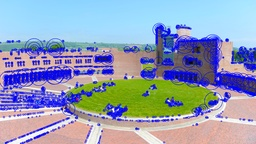
#> input picture a1/circles_only_blue.jpg, 256 x 144 px, shrunk from 1920 x 1080 before the run
$ python aa2.py --file circles_only_blue.jpg
#> lines starting #> are read from the running program, lines starting #| are printed output that depends on the picture
#!/usr/bin/env python3
# coding: utf-8

from functools import *
import numpy as np
import matplotlib.pyplot as plt
import seaborn as sns
import cv2
import math
import argparse

#from Lab_MV_04_Interest_points import *

# This is really not used
GAUSSIAN_ADD = 0

# The threshold value for non-maxima suppression
THRESHOLD = 10

# This will be overwritten by argument parser
g_filename = 'Assignment_MV_1_image.png'

"""
This function just loads teh image
"""
def load_original_image()->np.ndarray:
    global g_filename
    return cv2.imread(g_filename)

"""
This function loads the image and converts it to grayscale
"""
def load_image_and_convert_to_grayscale()->np.ndarray:
    """
    Open the image and convert to grayscale
    """
    image = load_original_image()
#> in load_original_image, returned value is the input picture: shape (144, 256, 3); mean B, G, R 183.2, 158.7, 147.5
    image_gray = cv2.cvtColor(image, cv2.COLOR_BGR2GRAY)
    image_gray = np.float32(image_gray)
    return image_gray

"""
Display a single image using cv2.imshow
"""
# [6 lines left out: function display_image, not called in this run]


"""
Given an array of images, show all the images in the same window.
There are additional arrays which contains the titles for each image
"""
def display_images_meshgrid(\
        images:list,\
        gray=True, \
        title_arr=None,\
        suptitle=None)->None:
    """
    Display multiple images side by side
    Images are in form of a list of np.ndarray
    """
    n_images = len(images)
    rows = math.ceil(math.sqrt(n_images))
    cols = math.ceil(n_images / rows)
    fig, ax = plt.subplots(rows, cols)
    if None != suptitle:
        fig.suptitle(suptitle)
    index = -1
    for r in range(rows):
        for c in range(cols):
            index += 1
            if index >= len(images):
                return
            image = images[index]
            arr = np.asarray(image)
            if rows >= 2 and cols >= 2:
                tax = ax[r][c]
            elif rows >= 2 or cols >= 2:
                tax = ax[index-1]
            else:
                tax = ax
            if gray:
                tax.imshow(arr, cmap='gray')#, vmin=0, vmax=255)
            else:
                tax.imshow(arr)
            if title_arr:
                tax.title.set_text(title_arr[index])
    return

GAUSSIAN_KERNEL_SIZE_MULTIPLIER = 3
"""
Given a sigma, return a gaussian smoothing kernel of the appropriate size
"""
def get_gaussian_smoothing_kernel(sigma:float)->np.ndarray:
    p_x, p_y = np.meshgrid(\
           np.arange(-GAUSSIAN_KERNEL_SIZE_MULTIPLIER * sigma, \
                GAUSSIAN_KERNEL_SIZE_MULTIPLIER * sigma),\
           np.arange(-GAUSSIAN_KERNEL_SIZE_MULTIPLIER * sigma,\
                GAUSSIAN_KERNEL_SIZE_MULTIPLIER * sigma))
    return np.exp(-(p_x**2 + p_y**2) / (2 * sigma**2)) / (2 * np.pi * sigma**2)

"""
Get 12 gaussian smoothing kernels with different sigmas
where sigma = (2 ** (k/2)), k = 0,1,...,11
"""
def get_twelve_smoothed_images(image:np.ndarray)->tuple:
    sigma_arr = []
    images = []
    for k in range(12):
        sigma = (2 ** (k/2))
        sigma_arr.append(sigma)
        g = get_gaussian_smoothing_kernel(sigma)
        im = cv2.filter2D(image.copy(), -1, g)
        images.append(im)
    return images, sigma_arr

"""
Get difference of gaussian images, with different sigma values
"""
def get_difference_of_gaussian_images(images:np.ndarray,\
        sigma_arr:list)->list:
    dog_arr = []
    for i in range(len(images)-1):
        i1, i2 = images[i], images[i+1]
        s1, s2 = sigma_arr[i], sigma_arr[i+1]
        dog = i2 - i1 + GAUSSIAN_ADD
        dog_arr.append({"dog": dog, "sigma1": s1, "sigma2": s2, })
    return dog_arr


"""
This function is called multiple times. It checks if a pixel is maximal
or not.
There is an additional parameter check_same_level
If this parameter is True, then it will check [x,y], if not, it will not
check [x,y]
This is because this will be called thrice for each layer,
1. once for sigma = 2**(k/2)
2. Once for sigma = 2**((k-1)/2)
3. Once for sigma = 2**((k+1)/2)

For 1, check_same_level=False and True otherwise
"""
def is_maximal_pixel(\
        metric:np.ndarray,\
        x:int,\
        y:int,\
        pixel_value:float,\
        T:int,\
        check_same_level:bool=True)->bool:
    try:
        if ((pixel_value > T) and
            (pixel_value > metric[x-1,y-1]) and
            (pixel_value > metric[x-1,y])   and
            (pixel_value > metric[x-1,y+1]) and
            (pixel_value > metric[x,y-1])   and
            (pixel_value > metric[x,y+1])   and
            (pixel_value > metric[x+1,y-1]) and
            (pixel_value > metric[x+1,y])   and
            (pixel_value > metric[x+1,y+1])):
                if check_same_level and pixel_value > metric[x, y]:
                    return True
                elif not check_same_level:
                    return True
                else:
                    return False
        else:
            return False
    except:
        return False
    return False

"""
For a particular level in scale-space, get all non-maxima suppressed pixels
at that level.
This is done by calling is_maximal_pixel for every pixel
"""
def get_non_maxima_suppression_pixels(\
        image:np.ndarray,\
        lower:np.ndarray,\
        higher:np.ndarray,\
        T:int,\
        sigma:list)->list:
    points = []
    for x in range(1,len(image)-1):
        for y in range(1,len(image[0])-1):
            m1, m2, m3 = True, True, True
            if lower is not None:
                m1 = is_maximal_pixel(lower, x, y, image[x, y], T, True)
            if not m1:
                continue
            if higher is not None:
                m3 = is_maximal_pixel(higher, x, y, image[x, y], T, True)
            if not m3:
                continue
            m2 = is_maximal_pixel(image, x, y, image[x, y], T, False)
            if m1 and m2 and m3:
                points.append((x, y, sigma, ))
    return points

"""
Get all keypoints for all levels in scale space
"""
def get_all_non_maxima_suppression_pixels(dog_arr:list, T:int)->list:
    points = []
    for i in range(len(dog_arr)):
        lower = higher = image = None
        x = dog_arr[i]
        image = x["dog"]
        sigma = x["sigma1"]
        if i - 1 >= 0:
            lower = dog_arr[i - 1]["dog"]
        else:
            continue
        if i + 1 < len(dog_arr):
            higher = dog_arr[i + 1]["dog"]
        else:
            continue
        p = get_non_maxima_suppression_pixels(image, lower, higher, T, sigma)
        [points.append(x) for x in p]
        print(f"Finding keypoints: sigma {sigma:2.2f} - {len(points)} points")
    return points

"""
Gets twelve gaussian kernels in the sigma range
For each gaussian kernel, it applies it to the image
It then displays two things:
    1. The Gaussian kernel
    2. The image after application of the gaussian kernel (scale space)
"""
def task_1b():
    images, sigma_arr = get_twelve_smoothed_images(\
            load_image_and_convert_to_grayscale())
#> in load_image_and_convert_to_grayscale, `image_gray = cv2.cvtColor(image, cv2.COLOR_BGR2GRAY)`:
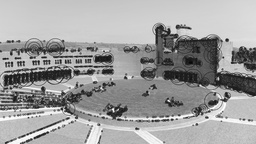
#> image_gray: shape (144, 256); min 8, max 255, mean 158.1
#> in get_twelve_smoothed_images, `sigma_arr = []`: sigma_arr = []
#> after the loop in get_twelve_smoothed_images, `for k in range(12):`: images = 12 items; sigma_arr = [1, 1.41, 2, 2.83, 4, 5.66, 8, 11.31, 16, 22.63, 32, 45.25]
    title_arr = []
    for s in sigma_arr:
        title_arr.append(f"sigma = {s:2.2f}")
    display_images_meshgrid(images, \
            gray=True, title_arr=title_arr, suptitle="Gaussian Smoothed Image")
    gaussian_kernels = []
    for s in sigma_arr:
        gaussian_kernels.append(get_gaussian_smoothing_kernel(s))
    display_images_meshgrid(gaussian_kernels, \
            gray=False, title_arr=title_arr, suptitle="gaussian kernels")
    plt.show()

"""
1. Gets the scale space representation with the gaussian kernel at different
   sigma values applied to the image (same from task 1B)
2. Find the difference of Gaussians
3. Find key-points by using non-maxima suppression with a threshold 10
4. Visualize the key-points by drawing a circle with radius 3 * sigma
"""
def task_2()->list:
    image = load_image_and_convert_to_grayscale()
    save_image = load_original_image()
    images, sigma_arr = get_twelve_smoothed_images(image)

    # This variable controls whether the original image is considered in the
    # scale space or not.
    # For now we set it to false
    include_base_image = False

    if include_base_image:
        new_images = [image.copy()]
        [new_images.append(x) for x in images]
        new_sigma_arr = [0.5]
        [new_sigma_arr.append(s) for s in sigma_arr]
    else:
        new_images = images
        new_sigma_arr = sigma_arr

    # Get the difference of Gaussian by calling this function
    dog_arr = get_difference_of_gaussian_images(new_images, new_sigma_arr)

    # Now display all the difference of Gaussian images. Most of the code here
    # Is to get the right title appended to each dog
    display = []
    display_text = []
    for x in dog_arr:
        dog, s1, s2 = x["dog"], x["sigma1"], x["sigma2"]
        display_text.append(f"{s2} - {s1}")
        display.append(dog)
    display_images_meshgrid(display,\
            True, display_text, "Difference of Gaussian")
    plt.show()

    # Get all key points by non-maxima suppression
    points = get_all_non_maxima_suppression_pixels(dog_arr,\
                GAUSSIAN_ADD+THRESHOLD)
    print(f"Number of points found = {len(points)}")

    # For each of the key points, draw a circle
    for point in points:
        x, y, sigma = point
        x = int(x)
        y = int(y)
        radius = math.floor(3 * sigma)
        cv2.circle(save_image, (y, x,), radius, (255,0,0), 2)

    # Display the image, and also save it to a file
    cv2.imwrite("circles_only.jpg", save_image)
    cv2.imshow("result", save_image)
    cv2.waitKey(0)
    cv2.destroyAllWindows()

    # Return the key points, this will be used by task 3
    return points

"""
Get gaussian derivatives of a list of images in different sigma scales
The output is a list, each element of the list is a tuple.
The first item in the tuple is gx, and the second item in the tuple
is gy
"""
def get_derivative_of_gaussian(gaussian_images:list, sigma_list)->list:
    retval = []
    dx = np.array([[1, 0, -1]])
    dy = dx.T
    for image in gaussian_images:
        gx = cv2.filter2D(image.copy(), -1, dx)
        gy = cv2.filter2D(image.copy(), -1, dy)
        retval.append((gx, gy, ))
    return retval

"""
In task 3C, we need the weights for each pixel to multiply with the magnitude
of each point. This function gives us the weight of each point.
LRU cache is used to memoize the result once it is calculated
"""
@lru_cache
def get_weight(q:int, r:int, sigma:float)->float:
    wqr = np.exp( -(q**2 + r**2) / (9 * sigma**2 / 2 ))
    wqr = wqr / (9 * np.pi * sigma**2 / 2)
    return wqr

"""
For task 3C, this function multiplies the magnitude with the weight
for each point, and then uses this product to bin the angles
and then appends the angle to each key point

The magnitude and angle have already been calculated for all the points
and saved so that they needn't be calculated again and again
"""
def get_augmented_point_with_direction(\
        im:np.ndarray,\
        x:int,\
        y:int,\
        sigma:np.ndarray,\
        m_gx:np.ndarray,\
        m_gy:np.ndarray,\
        m_theta:np.ndarray,\
        m_magnitude:np.ndarray)->tuple:
    hist = [0.0] * 36
    for k in range(-3, 4):
        for j in range(-3, 4):
            q = round(3/2 * k * sigma)
            r = round(3/2 * j * sigma)
            xq = x + q
            yr = y + r
            mqr = m_magnitude[xq, yr]
            tqr = m_theta[xq, yr]
            wqr = get_weight(q, r, sigma)
            i = int(math.floor((tqr + np.pi) / (2 * np.pi / 36)))
            hist[i] += (wqr * mqr)
    thetahat = (2 * np.pi / 36) * (0.5 + np.argmax(np.array(hist))) - np.pi
    return (x, y, sigma, thetahat, )

"""
Display derivative of gaussian kernels
"""
# [10 lines left out: function show_derivative_of_gaussian_images, not called in this run]

"""
Display derivative of gaussian kernels

The cross-ref we create in task_3() comes in very handy as we can just
lookup anything that we have already computed earlier in O(1) time.
"""
def plot_gx_gy(sigma_cross_ref:dict)->None:
    title_arr = []
    gx_arr = []
    gy_arr = []
    for i in sigma_cross_ref.keys():
        title_arr.append(f"sigma = {i:2.2f}")
        gx_arr.append(sigma_cross_ref[i]["gx"])
        gy_arr.append(sigma_cross_ref[i]["gy"])
    display_images_meshgrid(gx_arr, True, title_arr, "gx")
    display_images_meshgrid(gy_arr, True, title_arr, "gy")


def task_3()->tuple:
    # Get the grayscale image
    image = load_image_and_convert_to_grayscale()
    # Also load the original color image, which we will use
    # to draw everything at the end
    save_image = load_original_image()

    # Get the twelve smoothed images
    images, sigma_arr = get_twelve_smoothed_images(image)

    # Get the key points from task 2, this will be augmented by the direction
    key_points = task_2()

    # Get the derivative of gaussian images in x and y direction
    dog_images = get_derivative_of_gaussian(images, sigma_arr)
    magnitudes = []
    theta_array = []
    sigma_cross_ref = {}

    # Calculate the magnitude and angle for all points
    # We will select the points that matter to us later
    # This cross reference allows us to have a quick way to access
    # stuff that we've already calculated
    # task 4 will also use this cross ref, so we're calculating
    # some stuff here that is not strictly required in this task
    # as they will be required in task 4
    for im, sigma, (gx, gy) in zip(images, sigma_arr, dog_images):
        magnitude = np.sqrt(np.square(gx) + np.square(gy))
        magnitudes.append(magnitude)
        theta = np.arctan2(gy, gx)
        theta_array.append(theta)
        sigma_cross_ref[sigma] = {
                "gx": gx,
                "gy": gy,
                "gx2": np.square(gx.copy()),
                "gy2": np.square(gy.copy()),
                "image": im,
                "theta": theta,
                "magnitude": magnitude
                }


    # Now plot the derivative of gaussian in x and y directions
    plot_gx_gy(sigma_cross_ref)
    plt.show()

    # For each key point, find the direction and augment that point
    augmented_points = []
    exception_count = 0
    for point in key_points:
        try:
            x, y, sigma = point
            augmented_points.append(get_augmented_point_with_direction(\
                    sigma_cross_ref[sigma]["image"],\
                    x,\
                    y,\
                    sigma,\
                    sigma_cross_ref[sigma]["gx"],\
                    sigma_cross_ref[sigma]["gy"],\
                    sigma_cross_ref[sigma]["theta"],\
                    sigma_cross_ref[sigma]["magnitude"]))
        except:
            exception_count += 1

    # Now that we have found the direction theta for each point,
    # Draw a circle and a radius in the direction that we just found out
    # Also save the window
    save_image = load_original_image()
    for point in augmented_points:
        x, y, sigma, angle = point
        x = int(x)
        y = int(y)
        radius = math.floor(3 * sigma)
        cv2.circle(save_image, (y, x,), radius, (255,0,0), 2)
        x1 = int(round(x + radius * math.cos(angle)))
        y1 = int(round(y + radius * math.sin(angle)))
        cv2.line(save_image, (y, x, ), (y1, x1, ), (0,0,255,), 2)
    cv2.imwrite("circles_with_radius.jpg", save_image)
    cv2.imshow("result", save_image)
    cv2.waitKey(0)
    cv2.destroyAllWindows()

    return augmented_points, sigma_cross_ref

"""The magnitude at each point will be multiplied by this weight in
task 4
"""
@lru_cache
def get_weight2(s:int, t:int, sigma:float)->float:
    return np.exp(-(s**2 + t**2) / (81 * sigma**2 /2)) / \
            (81 * np.pi * sigma**2 / 2)

def task_4()->None:
    # Get the key points augmented with the direction of each point,
    # as well as the sigma cross reference of all the stuff we've already
    # calculated at that sigma in task 2
    augmented_points, sigma_crf = task_3()

    # This array will hold all the SIFT descriptors for all the points
    all_descriptors = []

    # Now iterate all the points and find out the SIFT descriptor for each
    # point
    for point in augmented_points:
        try:
            x, y, sigma, theta_hat = point
            theta_arr = sigma_crf[sigma]["theta"]
            magnitude_arr = sigma_crf[sigma]["magnitude"]
            all_hist = []

            # Break the pixels around the key point into 16 4x4 grids
            # two nested loops to form 16 4x4 grids
            for i in range(-2, 2):
                for j in range(-2, 2):

                    # These will be used to calculate the coordinates inside
                    # each 4x4 grid
                    kk1 = [4 * i + x for x in range(4)]
                    kk2 = [4 * j + x for x in range(4)]

                    # This is the orientation histogram for each 4x4 subgrid
                    hist = [0.0] * 8

                    # For each of the pixels in the 4x4 grid
                    for k1 in kk1:
                        for k2 in kk2:

                            s = int(round(9/16 * (k1 + 0.5) * sigma))
                            t = int(round(9/16 * (k2 + 0.5) * sigma))
                            wst = get_weight2(s, t, sigma)
                            xs = x + s
                            yt = y + t

                            # Find the magnitude
                            mst = magnitude_arr[xs, yt]

                            # Find the angle and subtract theta_hat from it
                            theta_st = theta_arr[xs, yt] - theta_hat

                            # Find the index in the histogram for this
                            # 4x4 subgrid from the angle
                            ind = int(math.floor(theta_st / (2 * np.pi / 8)))

                            # Update the weight in that index of the histogram
                            hist[ind] += (wst * mst)

                    # Now that we're done calculating the histogram for this
                    # 4x4 sub-grid, append it to the list of histograms for
                    # this point to form the descriptor
                    # At the end of all loops for this point, this will have
                    # 128 floats
                    all_hist.extend(hist)

            # append the descriptors for this point into the global list
            # of descriptors.
            # Each descriptor for each point has 128 floats
            all_hist = np.array(all_hist)
            all_hist = all_hist / np.sqrt(np.sum(np.square(all_hist)))
            all_hist[all_hist > 0.2] = 0.2
            all_descriptors.append(all_hist)
        except:
            pass
    for descriptor in all_descriptors[0:5]:
        print(len(descriptor), descriptor)

def main():
    task_1b()
#> in task_1b, `images, sigma_arr = get_twelve_smoothed_images(\ load_image_and_conver..`: images = 12 items
#> the loop in task_1b, `for s in sigma_arr:` made 12 passes
#> s on passes 2, 4, 6, 7, 8, 9, 10, 11: 1.41, 2.83, 5.66, 8, 11.31, 16, 22.63, 32
#> after the loop in task_1b, `for s in sigma_arr:`: title_arr = ['sigma = 1.00', 'sigma = 1.41', 'sigma = 2.00', 'sigma = 2.83', 'sigma = 4.00', 'sigma = 5.66', 'sigma = 8.00', 'sigma = 11.31', 'sigma = 16.00', 'sigma = 22.63', 'sigma = 32.00', 'sigma = 45.25']
#> in display_images_meshgrid, `n_images = len(images)`: n_images = 12
#> in display_images_meshgrid, `rows = math.ceil(math.sqrt(n_images))`: rows = 4
#> in display_images_meshgrid, `cols = math.ceil(n_images / rows)`: cols = 3
#> after the loop in display_images_meshgrid, `for r in range(rows):`: index = 11
#> after the loop in task_1b, `for s in sigma_arr:`: gaussian_kernels = 12 items
#> in task_1b, `plt.show()`:
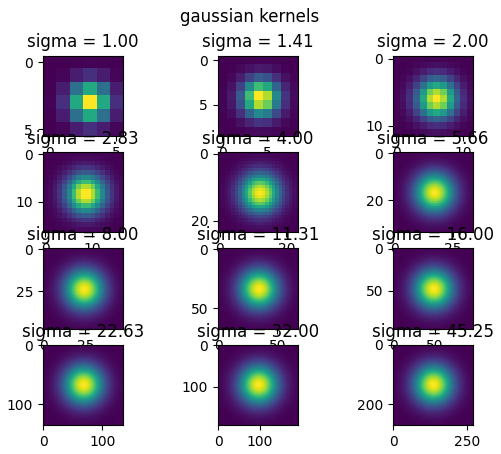
#> figure drawn by matplotlib, 12 panels
    # Task 2 and Task 3 will automatically be called by task 4
    task_4()
#> in task_2, `new_sigma_arr = sigma_arr`: new_sigma_arr has the same summary as sigma_arr in get_twelve_smoothed_images
#> the loop in get_difference_of_gaussian_images, `for i in range(len(images)-1):` made 11 passes
#> (s1, s2) on passes 1 to 8: (1, 1.41), (1.41, 2), (2, 2.83), (2.83, 4), (4, 5.66), (5.66, 8), (8, 11.31), (11.31, 16)
#> pass 1, in get_difference_of_gaussian_images, `dog = i2 - i1 + GAUSSIAN_ADD`:
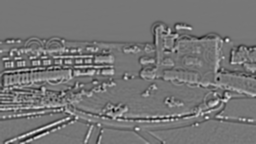
#> dog: shape (144, 256) float32; min -33.48, max 41.14, mean 1; drawn with min black and max white
#> after the loop in get_difference_of_gaussian_images, `for i in range(len(images)-1):`: dog_arr = 11 items
#> the loop in task_2, `for x in dog_arr:` made 11 passes
#> after the loop in task_2, `for x in dog_arr:`: display_text = 11 items, first 6: '1.4142135623730951 - 1.0', '2.0 - 1.4142135623730951', '2.8284271247461903 - 2.0', '4.0 - 2.8284271247461903', '5.656854249492381 - 4.0', '8.0 - 5.656854249492381'
#> after the loop in display_images_meshgrid, `for r in range(rows):`: index = 11
#> in task_2, `plt.show()`:
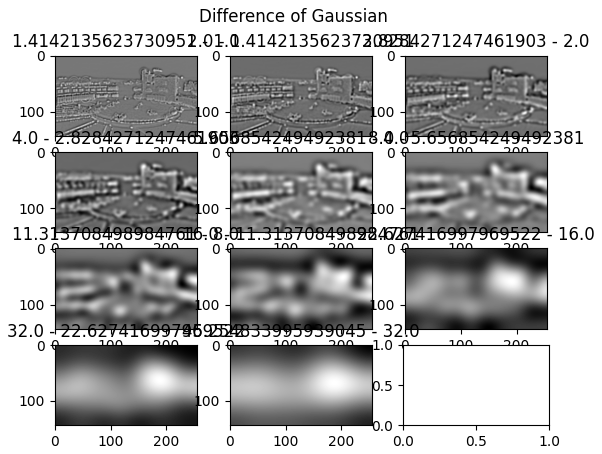
#> figure drawn by matplotlib, 11 panels
#> the loop in get_all_non_maxima_suppression_pixels, `for i in range(len(dog_arr)):` made 11 passes
#> sigma on passes 1, 2, 3, 4, 5, 6, 7, 9: 1, 1.41, 2, 2.83, 4, 5.66, 8, 16
#> (printed output is left out)
#> after the loop in get_all_non_maxima_suppression_pixels, `for i in range(len(dog_arr)):`:
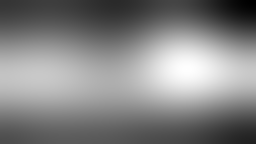
#> image: shape (144, 256) float32; min -20.73, max 19.21, mean -0.0458; drawn with min black and max white
#> after the loop in get_all_non_maxima_suppression_pixels, `for i in range(len(dog_arr)):`: points = 176 items, first 6: (26, 160, 1.41), (26, 177, 1.41), (29, 156, 1.41), (35, 175, 1.41), (36, 156, 1.41), (39, 192, 1.41)
#| Number of points found = 176
#> the loop in task_2, `for point in points:` made 176 passes
#> (point, x, y) on passes 1 to 3: ((26, 160, 1.41), 26, 160), ((26, 177, 1.41), 26, 177), ((29, 156, 1.41), 29, 156)
#> after the loop in task_2, `for point in points:`:
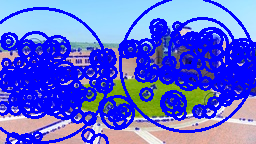
#> save_image: shape (144, 256, 3); mean B, G, R 217.5, 102.5, 92.6
#> in task_3, `key_points = task_2()`: key_points has the same summary as points in get_all_non_maxima_suppression_pixels
#> the loop in get_derivative_of_gaussian, `for image in gaussian_images:` made 12 passes
#> after the loop in get_derivative_of_gaussian, `for image in gaussian_images:`: retval = 12 items
#> the loop in task_3, `for im, sigma, (gx, gy) in zip(images, sigma_arr, dog_images):` made 12 passes
#> pass 1, in task_3, `magnitude = np.sqrt(np.square(gx) + np.square(gy))`:
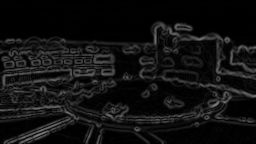
#> magnitude: shape (144, 256) float32; min 0, max 133.3, mean 17.3
#> the loop in plot_gx_gy, `for i in sigma_cross_ref.keys():` made 12 passes
#> (the rest of the program and of its run is left out)
